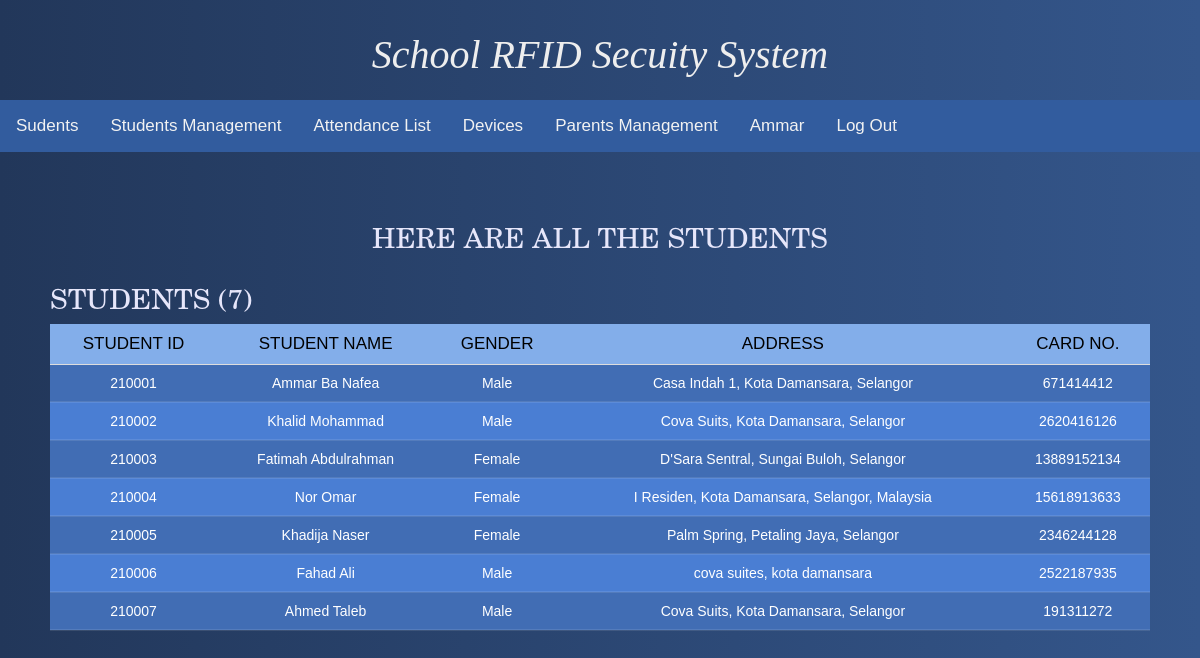
The page /School_RFID_Secuity_System/students.php (signed in) on the database its author committed.
### tables this page shows
CREATE TABLE `students` (
  `id` int(11) NOT NULL,
  `username` varchar(30) NOT NULL DEFAULT 'None',
  `serialnumber` varchar(6) NOT NULL DEFAULT '0',
  `gender` varchar(10) NOT NULL DEFAULT 'None',
  `address` varchar(50) NOT NULL DEFAULT 'None',
  `card_uid` varchar(30) NOT NULL,
  `card_select` tinyint(1) NOT NULL DEFAULT 0,
  `user_date` date NOT NULL,
  `device_uid` varchar(20) NOT NULL DEFAULT '0',
  `device_dep` varchar(20) NOT NULL DEFAULT '0',
  `add_card` tinyint(1) NOT NULL DEFAULT 0
);

### School_RFID_Secuity_System/students.php (the view, shortened to what this page needs)
<!DOCTYPE html>
<html>
<head>
    <link rel="stylesheet" type="text/css" href="css/index.css">
</head>
<body>
<?php include'header.php'; ?>
<main>
<section>
  <h1 class="slideInDown animated">Here are all the students</h1>
  <div class="table-responsive slideInRight animated" style="max-height: 400px;">
    <table class="table">
      <thead class="table-primary">
        <tr>
          <th>Student ID</th>
          <th>Student Name</th>
          <th>Gender</th>
          <th>Address</th>
          <th>Card No.</th>
        </tr>
      </thead>
      <tbody class="table-secondary">
        <?php
          require'connectDB.php';
            $sql="select count('1') from students";
            $result=mysqli_query($conn,$sql);
            $row=mysqli_fetch_array($result);
			echo "<h2> Students ($row[0])</h2>";
            $sql = "SELECT * FROM students WHERE add_card=1 ORDER BY id ASC";
            $result = mysqli_stmt_init($conn);
            if (!mysqli_stmt_prepare($result, $sql)) {
                echo '<p class="error">SQL Error</p>';
            }
            else{
                mysqli_stmt_execute($result);
                $resultl = mysqli_stmt_get_result($result);
              if (mysqli_num_rows($resultl) > 0){
                  while ($row = mysqli_fetch_assoc($resultl)){
          ?>
                      <TR>
                      <TD><?php echo $row['serialnumber'];?></TD>
                      <TD><?php echo $row['username'];?></TD>
                      <TD><?php echo $row['gender'];?></TD>
                      <TD><?php echo $row['address'];?></TD>
                      <TD><?php echo $row['card_uid'];?></TD>
                      </TR>
        <?php
                }
            }
          }
        ?>
      </tbody>
    </table>
  </div>
</section>
</main>
</body>
</html>

### School_RFID_Secuity_System/css/index.css (style rules this page uses)
h1 { font-size: 28px !important; color: #E6E6FA !important; text-transform: uppercase; font-weight: 300; font-family: New Century Schoolbook, TeX Gyre Schola, serif !important; text-align: center; margin-bottom: 15px; }
h2 { font-size: 28px !important; color: #E6E6FA !important; text-transform: uppercase; font-weight: 300; font-family: New Century Schoolbook, TeX Gyre Schola, serif !important; text-align: left; margin-bottom: 15px; }
th { padding: 15px; text-align: center !important; font-weight: 500; font-size: 17px; color: #000; text-transform: uppercase; border: none !important; background-color: #4A7ED37A !important; }
td { padding: 15px; text-align: center; font-weight: 300; font-size: 14px; color: #fff; border-bottom: solid 2px rgba(255,255,255,0.1); }
section { margin: 50px; }
section { overflow-x:hidden; }
.slideInRight { animation-name: slideInRight; }
.slideInDown { animation-name: slideInDown; }
.animated { animation-duration: 1s; animation-fill-mode: both; }

### School_RFID_Secuity_System/css/header.css (style rules this page uses)
* { text-decoration: none; box-sizing: border-box; }
body { background: -webkit-linear-gradient(left, #0e251f, #34568B); background: linear-gradient(to right, #22375A, #34568B); font-family: 'Roboto', sans-serif; margin: 0; font-size: 15px; }
header, main { width: 100%; display: block; margin: 0 auto; }
tbody tr:nth-child(odd) { background-color: #416DB4; }
tbody tr:nth-child(even) { background-color: #4A7ED3; }
html,body { margin:0; height:120%; font-family: 'Josefin Sans', sans-serif; }

### rows shown on the page
students: serialnumber "210001", username "Ammar Ba Nafea", gender "Male", address "Casa Indah 1, Kota Damansara, Selangor", card_uid "671414412"
students: serialnumber "210002", username "Khalid Mohammad", gender "Male", address "Cova Suits, Kota Damansara, Selangor", card_uid "2620416126"
students: serialnumber "210003", username "Fatimah Abdulrahman", gender "Female", address "D'Sara Sentral, Sungai Buloh, Selangor", card_uid "13889152134"
students: serialnumber "210004", username "Nor Omar", gender "Female", address "I Residen, Kota Damansara, Selangor, Malaysia", card_uid "15618913633"
students: serialnumber "210005", username "Khadija Naser", gender "Female", address "Palm Spring, Petaling Jaya, Selangor", card_uid "2346244128"
students: serialnumber "210006", username "Fahad Ali", gender "Male", address "cova suites, kota damansara", card_uid "2522187935"
students: serialnumber "210007", username "Ahmed Taleb", gender "Male", address "Cova Suits, Kota Damansara, Selangor", card_uid "191311272"

### other values the page prints
$_SESSION['Admin-name'] "Ammar"
$row[0] "7"
